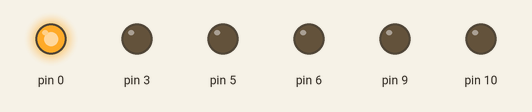
A sketch run on a simulated Arduino Uno, built with avr-gcc and run on an emulated ATmega328P. On the bench: output pins drawn as LEDs (lit = HIGH).

Above: at 0.15 s.
At 1.05 s:
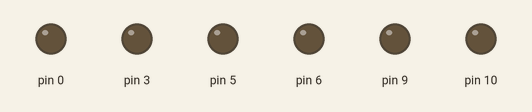
At 5.27 s:
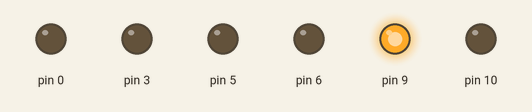
At 10.38 s:
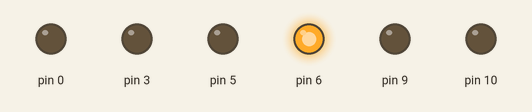
At 15.5 s:
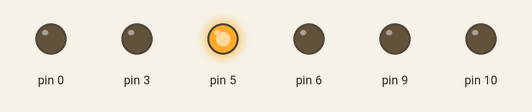
At 20.62 s:
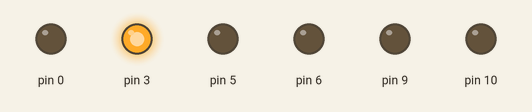
Timing chart, 0 to 20.6 s (numbered marks = the images above):
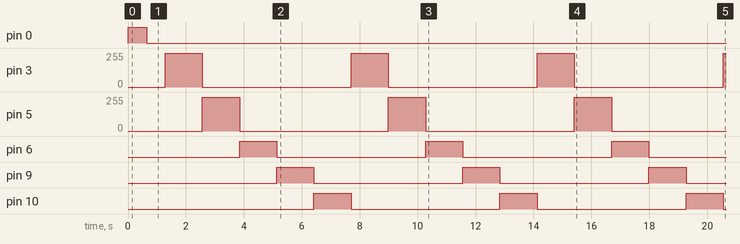

The sketch:

Bonus5.ino
```cpp
int first = 0;
//
void fadeLED(int pin1, int pin2) {
  for (int val = 0; val <= 255; val++) {
    analogWrite(pin1, 255 - val);
    analogWrite(pin2, val);
    delay(5);
  }
}

void setup() {
  pinMode(3, OUTPUT);
  pinMode(5, OUTPUT);
  pinMode(6, OUTPUT);
  pinMode(9, OUTPUT);
  pinMode(10, OUTPUT);
}

void loop() {
  if (first == 0) {
    fadeLED(0, 3);
    first += 1;
  }
  fadeLED(3, 5);
  fadeLED(5, 6);
  fadeLED(6, 9);
  fadeLED(9, 10);
  fadeLED(10, 3);
}
```

Measured:
- by itself, pin 0: LOW → HIGH at 0.00 s, → LOW 0.64 s later
- by itself, pin 3, pin 5: alternates 255/255 for 1.3 s and 0/255 for 5.1 s
- by itself, pin 6, pin 9, pin 10: alternates HIGH for 1.3 s and LOW for 5.1 s
